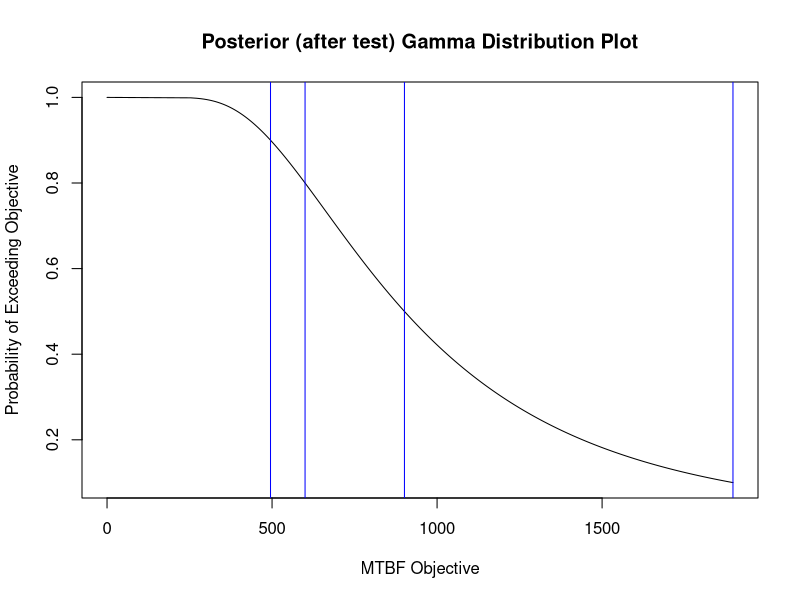

The R script that drew this image:
#!/usr/bin/env Rscript
DATAPATH <- Sys.getenv("DATAPATH")

#R commands and output:

## Example posterior gamma inverse CDF probabilities.
p09 = 1/qgamma(0.9, shape=4, scale=1/3309)
p09

###> [1] 495.3012

p08 = 1/qgamma(0.8, shape=4, scale=1/3309)
p08

###> [1] 599.995

p05 = 1/qgamma(0.5, shape=4, scale=1/3309)
p05

###> [1] 901.1289

p01 = 1/qgamma(0.1, shape=4, scale=1/3309)
p01

###> [1] 1896.526


## Generate data for plotting.
prob = seq(0.1,1,0.001)
obj = 1/qgamma(prob, shape=4, scale=1/3309)

## Plot posterior probabilities.
plot(obj,prob, type="l", xlab="MTBF Objective",
     ylab="Probability of Exceeding Objective",
     main="Posterior (after test) Gamma Distribution Plot")
abline(v=p09, col="blue")
abline(v=p08, col="blue")
abline(v=p05, col="blue")
abline(v=p01, col="blue")


## Compute the percentile for the reciprocal mean.
pgamma(4/3309, shape=4, scale=1/3309)

###> [1] 0.5665299
